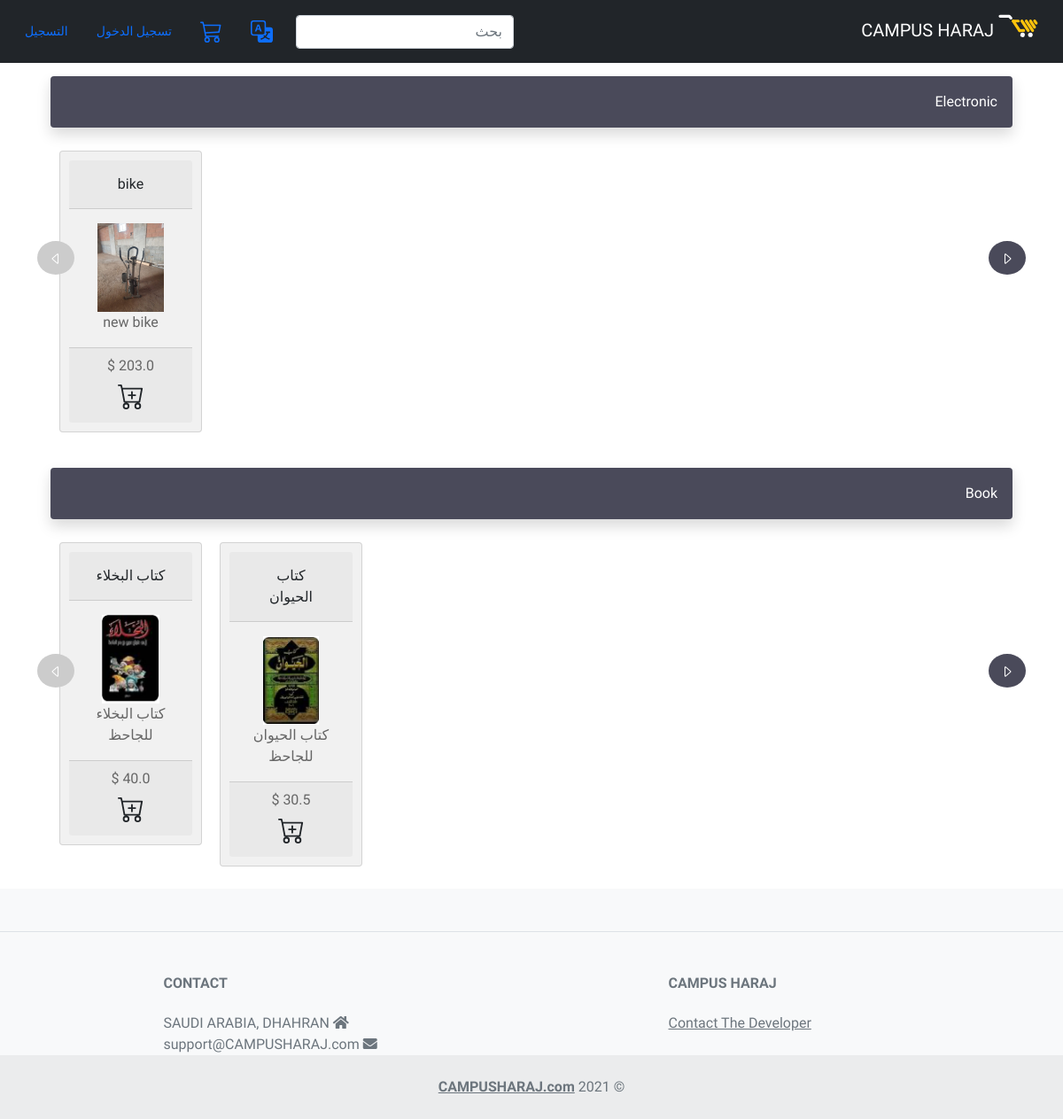
The page / on the database its author committed.
### polls/models.py (models this page shows)
class Product(models.Model):
    product_seller=models.ForeignKey(User,on_delete=models.CASCADE)
    product_name=models.TextField(max_length=200)
    product_price=models.FloatField(max_length=10)
    product_qentity=models.IntegerField(default=1)
    product_shortD=models.TextField(max_length=300)
    product_longD=models.TextField()
    product_img=models.ImageField(upload_to = 'polls/static/pic_folder/', default = 'polls/static/pic_folder/star.png')
    subsort = models.ForeignKey(SubSort, on_delete=models.CASCADE,null=True)
    sort = models.ForeignKey(Sort, on_delete=models.CASCADE,null=True)

class Sort(models.Model):
    sort = models.TextField(max_length=400)
    state = models.IntegerField(default=1)

### polls/views.py (the view)
# urls.py: path('', views.index, name="index"),
def index(request):
    products = Product.objects.filter(product_qentity__gte=1).order_by('id')
    imagelist = []
    sortList=[]
    sorts = Sort.objects.order_by('id')
    for st in sorts:
        proList = Product.objects.filter(sort=st,product_qentity__gte=1)
        sortList.append(proList)
    for pro in products:
        imagelist.append(pro.product_img.name[5:])
    if (request.session.get('theuser')):
        euser = User.objects.get(username=request.session.get('theuser'))
        return render(request, 'polls/index.html', {'list': sortList, 'theuser': euser, "imgs": imagelist,'lang':lang})
    return render(request, 'polls/index.html', {'list': sortList, "imgs": imagelist,'lang':lang})
    return HttpResponse("Home Page")

### polls/templatetags/index.py (called while the page is built)
@register.filter
def index(indexable):
    global imgCounter
    imgCounter+=1
    if len(indexable) > imgCounter-1:
        return indexable[imgCounter-1]
    else:
        return "static/pic_folder/star.png"

@register.filter
def getTitle(lst):
    return lst.first().sort.sort

@register.filter
def zeroImgIndx(zero):
    global imgCounter
    imgCounter = 0
    return ''

@register.filter
def dir(lang0):
    if (lang =='ar'):
        return 'rtl'
    return 'ltr'

### polls/templates/polls/index.html (shortened to what this page needs)
<!DOCTYPE html>
{% load index %}
<html dir="{{ lang|dir }}" lang="ar">
<head>
    {% load static %}
    <link rel="stylesheet" href="https://use.fontawesome.com/releases/v5.7.0/css/all.css">
    <link href="https://cdn.jsdelivr.net/npm/bootstrap@5.0.0-beta2/dist/css/bootstrap.min.css" rel="stylesheet">
    <link rel="stylesheet" type="text/css" href="{% static 'css/style.css' %}">
    <link rel="stylesheet" type="text/css" href="{% static 'css/colors.css' %}">
</head>
<body>
    <nav class="navbar navbar-expand-lg navbar-dark bg-dark ">
        <div class="container-fluid">
            <a href="#" class="navbar-brand ">
                <img style='height:45px' src="{% static 'polls/cmarket.svg' %}"> CAMPUS HARAJ
            </a>
            <div class="collapse navbar-collapse " id="navbarSupportedContent">
                <ul class="navbar-nav me-auto mb-2 mb-lg-0">
                    <form action="{% url 'polls:search' %}" class="d-flex" style="margin: auto 10px;">
                        <input name='search' class="form-control me-2" type="search" placeholder="{{ 'Search'|translation:lang}}" aria-label="Search">
            </form>
            </ul>
            <span class="nav-item">
                <a href="{% url 'polls:lang' %}" class="nav-link btn-sm btn-outline-light" link>
                          </a>
            </span>
            <span class="nav-item">
                <a href="{% url 'polls:cart' %}" class="nav-link btn-sm btn-outline-light" link>
                        </a>
            </span>
             {% if theuser %}
            <span class="nav-item">
                <a href="{% url 'polls:addproduct'%}" class="nav-link btn-sm btn-outline-light"><svg id="Capa_1" fill="currentColor"  height="25" viewBox="0 0 512 512" width="25" xmlns="http://www.w3.org/2000/svg"><g><path d="m391.85 306.049h-30v55.101h-55.101v30h55.101v55.101h30v-55.101h55.1v-30h-55.1z"/><path d="m421.625 248.736v-248.736h-421.625v421.625h248.736c18.631 52.596 68.865 90.375 127.764 90.375 74.715 0 135.5-60.785 135.5-135.5 0-58.9-37.779-109.133-90.375-127.764zm-150.625-218.736h120.625v30.251h-120.625zm-90.375 0h60.375v102.458l-30.188-13.361-30.188 13.361v-102.458zm-150.625 0h120.625v30.251h-120.625zm211.849 361.625h-211.849v-301.374h120.625v88.293l60.188-26.639 60.187 26.639v-88.293h120.625v151.598c-4.967-.555-10.012-.849-15.125-.849-74.715 0-135.5 60.785-135.5 135.5 0 5.113.294 10.158.849 15.125zm134.651 90.375c-58.173 0-105.5-47.327-105.5-105.5s47.327-105.5 105.5-105.5 105.5 47.327 105.5 105.5-47.327 105.5-105.5 105.5z"/></g></svg></a>
            </span>
            <span class="nav-item">
                <a href="{% url 'polls:panel' 'OrderTobeShipped' %}" class="nav-link btn-sm btn-outline-light">{{ theuser.username }}</a>
            </span>
            <span class="nav-item">
                <a href="{% url 'polls:logout' %}" class="nav-link btn-sm btn-outline-danger"><svg xmlns="http://www.w3.org/2000/svg" width="25" height="25" fill="currentColor" class="bi bi-box-arrow-right" viewBox="0 0 16 16">
                            <path fill-rule="evenodd" d="M10 12.5a.5.5 0 0 1-.5.5h-8a.5.5 0 0 1-.5-.5v-9a.5.5 0 0 1 .5-.5h8a.5.5 0 0 1 .5.5v2a.5.5 0 0 0 1 0v-2A1.5 1.5 0 0 0 9.5 2h-8A1.5 1.5 0 0 0 0 3.5v9A1.5 1.5 0 0 0 1.5 14h8a1.5 1.5 0 0 0 1.5-1.5v-2a.5.5 0 0 0-1 0v2z"/>
                            <path fill-rule="evenodd" d="M15.854 8.354a.5.5 0 0 0 0-.708l-3-3a.5.5 0 0 0-.708.708L14.293 7.5H5.5a.5.5 0 0 0 0 1h8.793l-2.147 2.146a.5.5 0 0 0 .708.708l3-3z"/>
                          </svg></a>
            </span> {% else %}
            <span class="nav-item">
                <a href="{% url 'polls:login' %}" class="nav-link btn-sm btn-outline-light">{{ 'Login'|translation:lang}}</a>
            </span>
            <span class="nav-item">
                <a href="{% url 'polls:signup' %}" class="nav-link btn-sm btn-outline-light">{{ 'Sign Up'|translation:lang}}</a>
            </span> {% endif %}
        </div>
        </div>
    </nav>
    <div class="container-md">
        <div id="container" class="container ">
            {% load index %}{{ 0|zeroImgIndx }}{% for product in list %} {% if product %}
            <div class='row'>
                <div class='MultiCarousel' data-items='1,3,5,6' data-slide='1' id='MultiCarousel$sellerID' data-interval='1000'>
                    <p class='alert cpurple shadow'>{{ product|getTitle }}</p>
                    <div class='MultiCarousel-inner'>
                        {% for aproduct in product.all %}
                        <div class='item'>
                            <div class="card">
                                <div class="card-header ">
                                    <a href="{% url 'polls:product' aproduct.id %}" class="btn link-dark">{{ aproduct.product_name }}</a>
                                </div>
                                <div class="card-body ">
                                    <img style="max-width: 100%;" src="{{ imgs|index }}">
                                    <div class="description">
                                        {{ aproduct.product_shortD }}
                                    </div>
                                </div>
                                <div class="card-footer ">
                                    <p>{{ aproduct.product_price }} $</p>
                                    <a class="btn" href="{% url 'polls:addToCart' aproduct.id %}"> </a>
                                </div>
                            </div>
                        </div>
                        {% endfor %}
                    </div>
                    <button class='btn cpurple leftLst '> <svg xmlns="http://www.w3.org/2000/svg" width="16" height="16" fill="currentColor" class="bi bi-caret-left" viewBox="0 0 16 16">
                        <path d="M10 12.796V3.204L4.519 8 10 12.796zm-.659.753-5.48-4.796a1 1 0 0 1 0-1.506l5.48-4.796A1 1 0 0 1 11 3.204v9.592a1 1 0 0 1-1.659.753z"/>
                      </svg></button>
                    <button class='btn cpurple rightLst'><svg xmlns="http://www.w3.org/2000/svg" width="16" height="16" fill="currentColor" class="bi bi-caret-right" viewBox="0 0 16 16">
                        <path d="M6 12.796V3.204L11.481 8 6 12.796zm.659.753 5.48-4.796a1 1 0 0 0 0-1.506L6.66 2.451C6.011 1.885 5 2.345 5 3.204v9.592a1 1 0 0 0 1.659.753z"/>
                      </svg> </button>
                </div>
            </div>
            {% endif %} {% endfor %}
        </div>
    </div>
<footer class="text-center text-lg-start bg-light text-muted">
    <section
      class="d-flex justify-content-center justify-content-lg-between p-4 border-bottom"
    >
    </section>
    <section class="">
      <div class="container text-center text-md-start mt-5">
        <div class="row mt-3">
          <div class="col-md-3 col-lg-4 col-xl-3 mx-auto mb-4">
            <h6 class="text-uppercase fw-bold mb-4">
              CAMPUS HARAJ
            </h6>
            <p>
              <a class="text-reset" href="https://ahmedalmoairfi.sa">Contact The Developer</a>
            </p>
          </div>
          <div class="col-md-4 col-lg-3 col-xl-3 mx-auto mb-md-0 mb-4">
            <h6 class="text-uppercase fw-bold mb-4">
              Contact
            </h6>
            <p><i class="fas fa-home me-3"></i> SAUDI ARABIA, DHAHRAN</p>
            <p>
              <i class="fas fa-envelope me-3"></i>
              support@CAMPUSHARAJ.com
            </p>
          </div>
        </div>
      </div>
    </section>
    <div class="text-center p-4" style="background-color: rgba(0, 0, 0, 0.05);">
      © 2021
      <a class="text-reset fw-bold" href="https://CAMPUSHARAJ.com/">CAMPUSHARAJ.com</a>
    </div>
  </footer>
</body>
</html>

### polls/static/css/style.css (style rules this page uses)
.card { margin: 10px; padding: 10px; }
.MultiCarousel { float: left; overflow: hidden; padding: 15px; width: 100%; position:relative; }
.MultiCarousel .MultiCarousel-inner { transition: 1s ease all; float: left; }
.MultiCarousel .MultiCarousel-inner .item { float: left; }
.MultiCarousel .MultiCarousel-inner .item > div { text-align: center; padding:10px; margin:10px; background:#f1f1f1; color:#666; }
.MultiCarousel .leftLst, .MultiCarousel .rightLst { position:absolute; border-radius:50%;top:calc(50% - 20px); }
.MultiCarousel .leftLst { left:0; }
.MultiCarousel .rightLst { right:0; }
.MultiCarousel .leftLst.over, .MultiCarousel .rightLst.over { pointer-events: none; background:#ccc; }
div.card-body img { height: 100px; }
p { margin: 0px; }
body { font-family: 'Cairo'; }

### polls/static/css/colors.css (style rules this page uses)
.cpurple { background: #4a4a5a; color:#FFF; }

### polls/templates/polls/index.html (style rules this page uses)
body { background-color: #ffffff; }

### rows shown on the page
Product: list "Electronic", product_name "bike", shows a picture, product_shortD "new bike"
Product: list "Book", product_name "كتاب البخلاء", shows a picture, product_shortD "كتاب البخلاء للجاحظ"
Product: product_name "كتاب الحيوان", shows a picture, product_shortD "كتاب الحيوان للجاحظ"

### other values the page prints
{{ 'Login'|translation:lang }} "تسجيل الدخول"
{{ 'Sign Up'|translation:lang }} "التسجيل"
